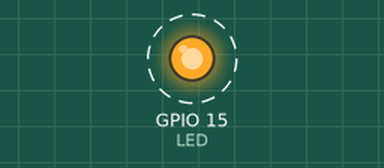
This program was run on a simulated Raspberry Pi (BCM pin numbers). Parts: output pins drawn as LEDs (lit = HIGH). Dashed ring = blinking.

Above: at 0.15 s.
Timing chart, 0 to 3.0 s (numbered marks = the images above):
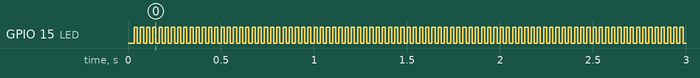

Measured:
- by itself, GPIO 15 (LED): alternates HIGH for 0.02 s and LOW for 0.02 s

The program:

blink2.py
```python
import RPi.GPIO as GPIO
import time
GPIO.setmode(GPIO.BCM)
LED = 15
ledState = True
GPIO.setup(LED,GPIO.OUT)
while True:
    ledState = not ledState
    time.sleep(1.0/60)
    GPIO.output(LED, ledState)
```
